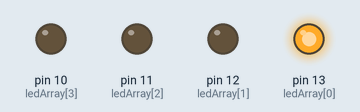
This sketch was run on a simulated Arduino Uno, built with avr-gcc and run on an emulated ATmega328P. Parts: output pins drawn as LEDs (lit = HIGH).

Above: at 0.2 s.
At 1.7 s:
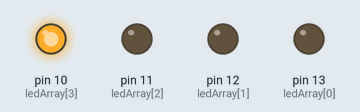
At 2.2 s:
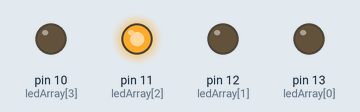
At 5.7 s:
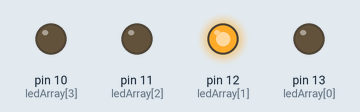
Timing chart, 0 to 6.9 s (numbered marks = the images above):
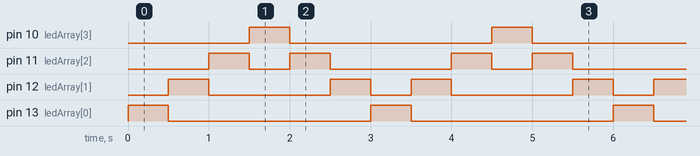

The sketch:

LedDeneyi.ino
```cpp
int ledArray[] = {13, 12, 11, 10};


void setup() {
  for(int i=0; i<4; i++){
  pinMode(ledArray[i],OUTPUT);
  }

}

void loop() {
  for(int i=0; i<4; i++){
  digitalWrite(ledArray[i], HIGH);
  delay(500);
  digitalWrite(ledArray[i], LOW);

  }
  for(int j=2; j>0; j--){
    digitalWrite(ledArray[j], HIGH);
    delay(500);
    digitalWrite(ledArray[j], LOW);

  }

}
```

Measured:
- by itself, pin 10 (ledArray[3]), pin 13 (ledArray[0]): alternates HIGH for 0.50 s and LOW for 2.5 s
- by itself, pin 11 (ledArray[2]): repeats every 3.0 s: LOW 0.50 s, HIGH 0.50 s, LOW 1.5 s, HIGH 0.50 s
- by itself, pin 12 (ledArray[1]): repeats every 3.0 s: LOW 1.5 s, HIGH 0.50 s, LOW 0.50 s, HIGH 0.50 s
